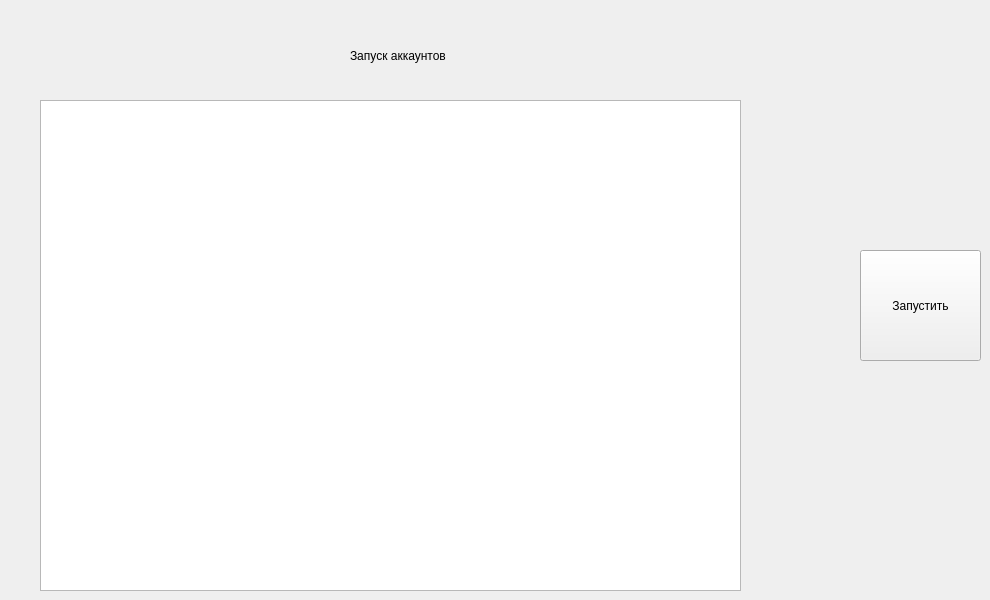
                     <widget class="QWidget" name="new_page">
                      <widget class="QTableView" name="launch_profile_table_view">
                       <property name="geometry">
                        <rect>
                         <x>40</x>
                         <y>100</y>
                         <width>701</width>
                         <height>491</height>
                        </rect>
                       </property>
                      </widget>
                      <widget class="QPushButton" name="launch_profile_btn">
                       <property name="geometry">
                        <rect>
                         <x>860</x>
                         <y>250</y>
                         <width>121</width>
                         <height>111</height>
                        </rect>
                       </property>
                       <property name="text">
                        <string>Запустить</string>
                       </property>
                      </widget>
                      <widget class="QLabel" name="label">
                       <property name="geometry">
                        <rect>
                         <x>350</x>
                         <y>30</y>
                         <width>441</width>
                         <height>51</height>
                        </rect>
                       </property>
                       <property name="text">
                        <string>Запуск аккаунтов</string>
                       </property>
                      </widget>
                     </widget>
